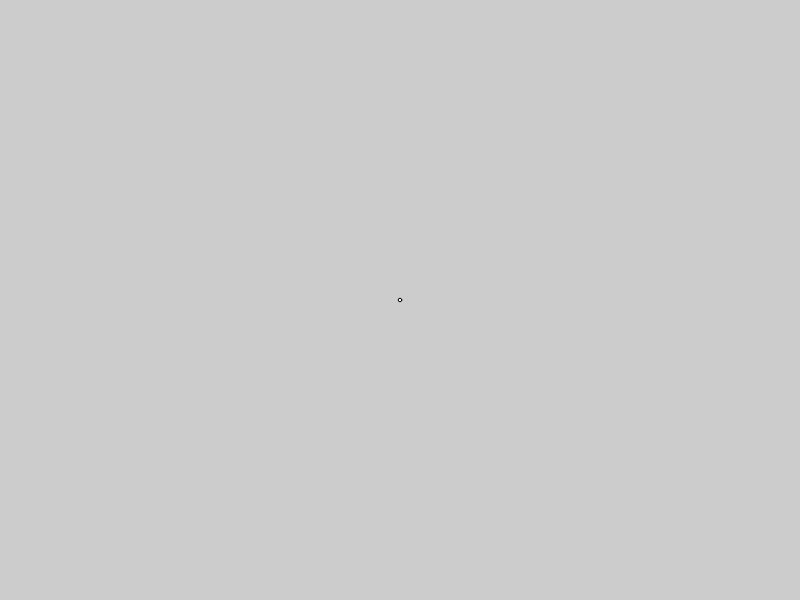
Frame 1 (no input)
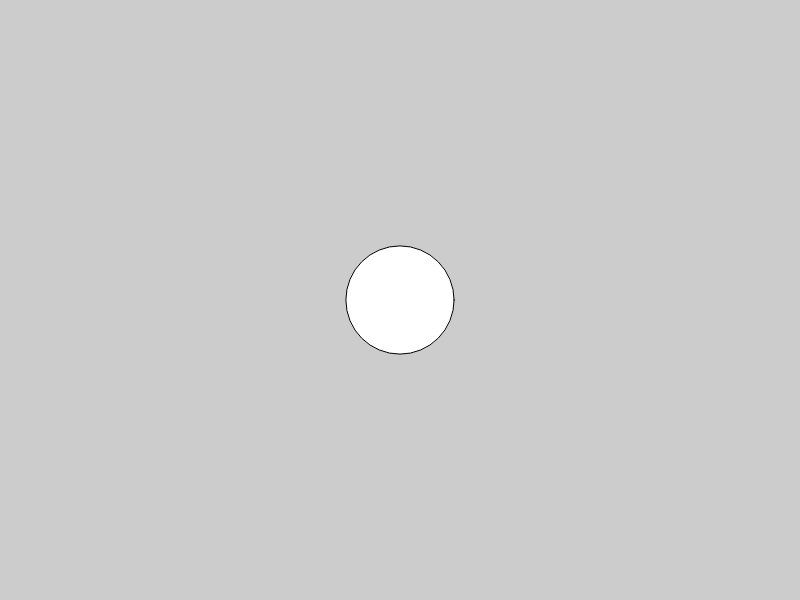
Frame 60 (no input)
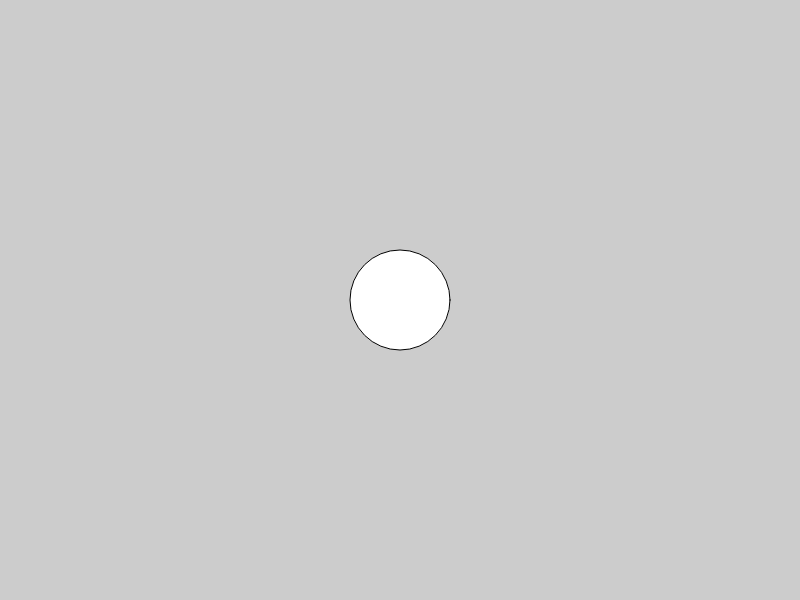
Frame 120 (the mouse pressed at the canvas centre since frame 60)

The p5.js sketch that drew these frames (run headless with seeded random() and noise() and a simulated clock; from frame 60 on, the mouse is pressed at the canvas centre):

// p5.js sketch
// ── sketch.js
var berpValue = 75;
var counter = 0;

function setup() {
  createCanvas(800, 600);
  //frameRate(10);
}

function draw() {
  background(204);
  counter++;
  newValue = berp(0.0, 100.0, counter);
  console.log("Final value: " + newValue);
  
  ellipse(width/2, height/2, newValue);
}

function berp(start, end, value) {
  value = min(value/end, 1.0);
  value = (sin(value * PI * (0.2 + 2.5 * value * value * value)) * pow(1.0 - value, 2.2) + value) * (1.0 + (1.2 * (1.0 - value)));
  return start + (end - start) * value;
} 
